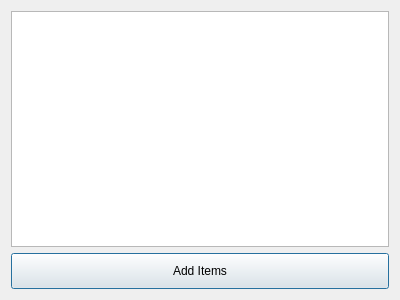
<?xml version="1.0" encoding="UTF-8"?>
<ui version="4.0">
 <class>RemoveItemsDialog</class>
 <widget class="QDialog" name="RemoveItemsDialog">
  <property name="geometry">
   <rect>
    <x>0</x>
    <y>0</y>
    <width>400</width>
    <height>300</height>
   </rect>
  </property>
  <property name="windowTitle">
   <string>Select Items</string>
  </property>
  <layout class="QVBoxLayout" name="verticalLayout">
   <item>
    <widget class="QListView" name="items_list">
     <property name="selectionMode">
      <enum>QAbstractItemView::ExtendedSelection</enum>
     </property>
    </widget>
   </item>
   <item>
    <widget class="QPushButton" name="button_remove_items">
     <property name="minimumSize">
      <size>
       <width>0</width>
       <height>36</height>
      </size>
     </property>
     <property name="text">
      <string>Add Items</string>
     </property>
    </widget>
   </item>
  </layout>
 </widget>
 <resources/>
 <connections/>
</ui>
